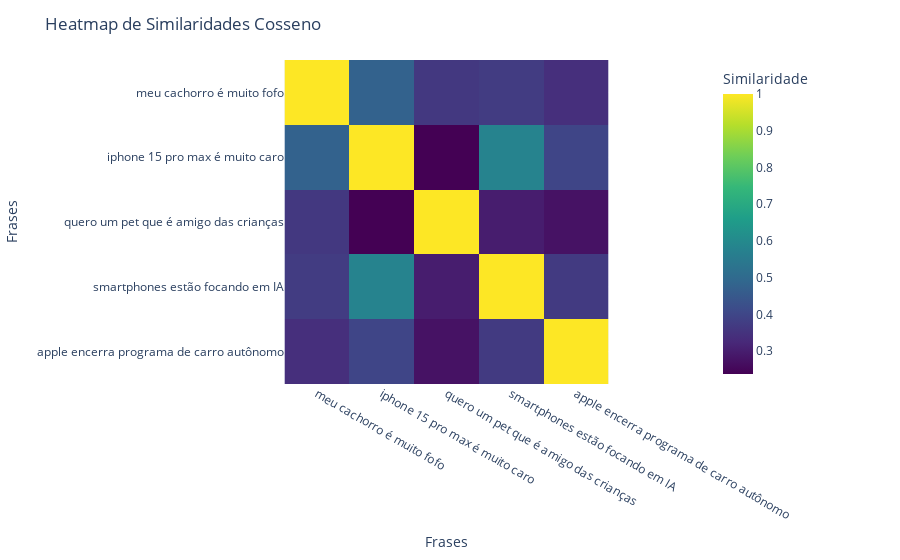

The cell this chart's notebook holds for it:
### Markdown cell above
Vamos calcular a similaridade entre as frases pelo cálculo da similaridade cosseno entre os seus vetores:

Confira quais frases são mais similares entre si.

### Code cell
from sklearn.metrics.pairwise import cosine_similarity
import pandas as pd
import plotly.express as px

similarity_matrix = cosine_similarity(vetores_novos)

fig = px.imshow(similarity_matrix, 
                x=frases_novas, 
                y=frases_novas, 
                color_continuous_scale="Viridis",
                labels={"x": "Frases", "y": "Frases", "color": "Similaridade"})
fig.update_layout(title="Heatmap de Similaridades Cosseno")
fig.show()

### Figure 1 — Plotly figure (JSON) as saved in the notebook; plotly's stock layout.template omitted (floating-point values rounded to 4 significant figures)
{"data": [{"coloraxis": "coloraxis", "hovertemplate": "Frases: %{x}<br>Frases: %{y}<br>Similaridade: %{z}<extra></extra>", "name": "0", "type": "heatmap", "x": ["meu cachorro é muito fofo", "iphone 15 pro max é muito caro", "quero um pet que é amigo das crianças", "smartphones estão focando em IA", "apple encerra programa de carro autônomo"], "xaxis": "x", "y": ["meu cachorro é muito fofo", "iphone 15 pro max é muito caro", "quero um pet que é amigo das crianças", "smartphones estão focando em IA", "apple encerra programa de carro autônomo"], "yaxis": "y", "z": [[1.0, 0.4763, 0.3644, 0.3726, 0.3409], [0.4763, 1.0, 0.2376, 0.5793, 0.3961], [0.3644, 0.2376, 1.0, 0.2985, 0.2746], [0.3726, 0.5793, 0.2985, 1.0, 0.3695], [0.3409, 0.3961, 0.2746, 0.3695, 1.0]]}], "layout": {"coloraxis": {"colorbar": {"title": {"text": "Similaridade"}}, "colorscale": [[0, "#440154"], [0.1111, "#482878"], [0.2222, "#3e4989"], [0.3333, "#31688e"], [0.4444, "#26828e"], [0.5556, "#1f9e89"], [0.6667, "#35b779"], [0.7778, "#6ece58"], [0.8889, "#b5de2b"], [1, "#fde725"]]}, "margin": {"t": 60}, "title": {"text": "Heatmap de Similaridades Cosseno"}, "xaxis": {"anchor": "y", "constrain": "domain", "domain": [0, 1], "scaleanchor": "y", "title": {"text": "Frases"}}, "yaxis": {"anchor": "x", "autorange": "reversed", "constrain": "domain", "domain": [0, 1], "title": {"text": "Frases"}}}}
